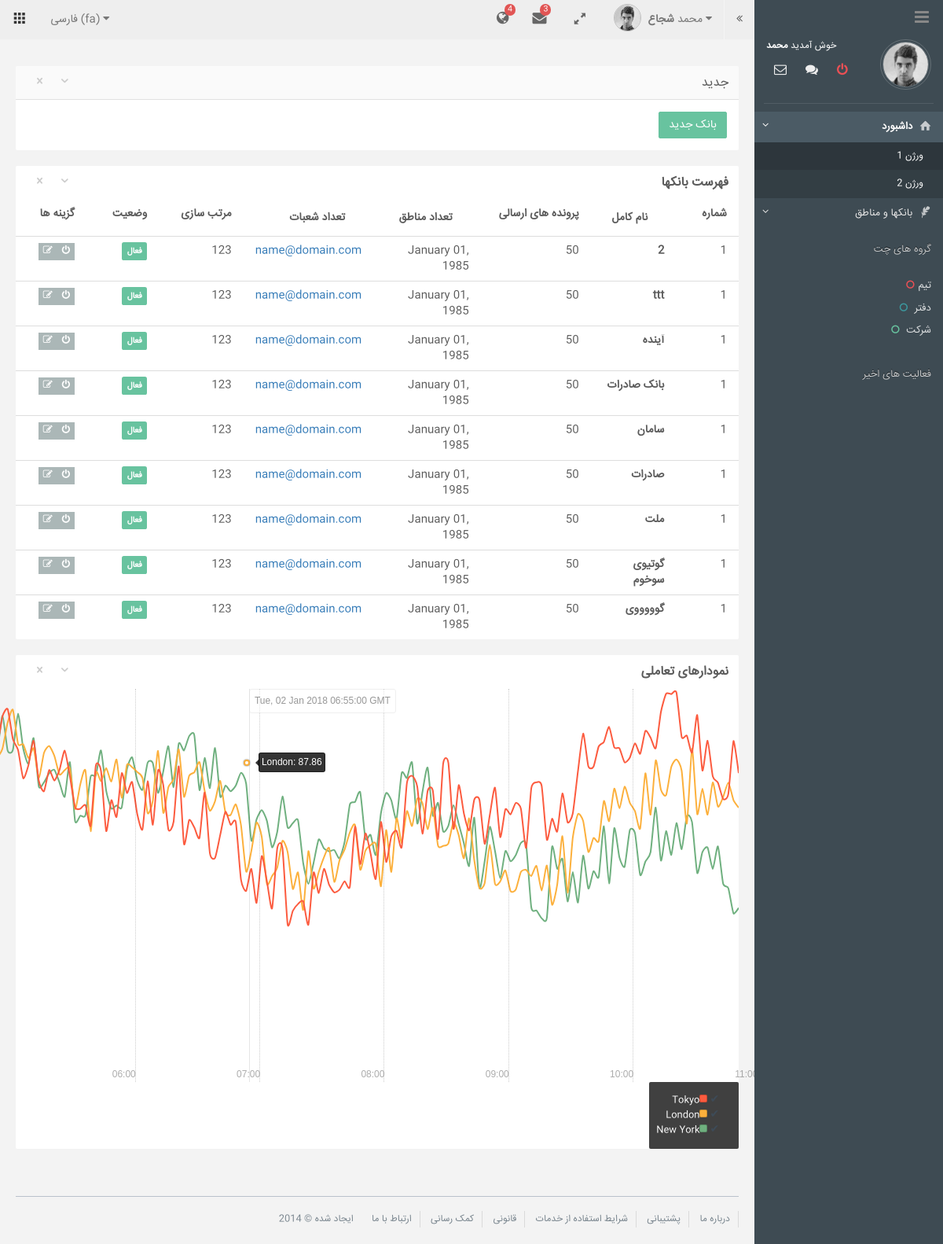
Before: /bank/ with the older database file.
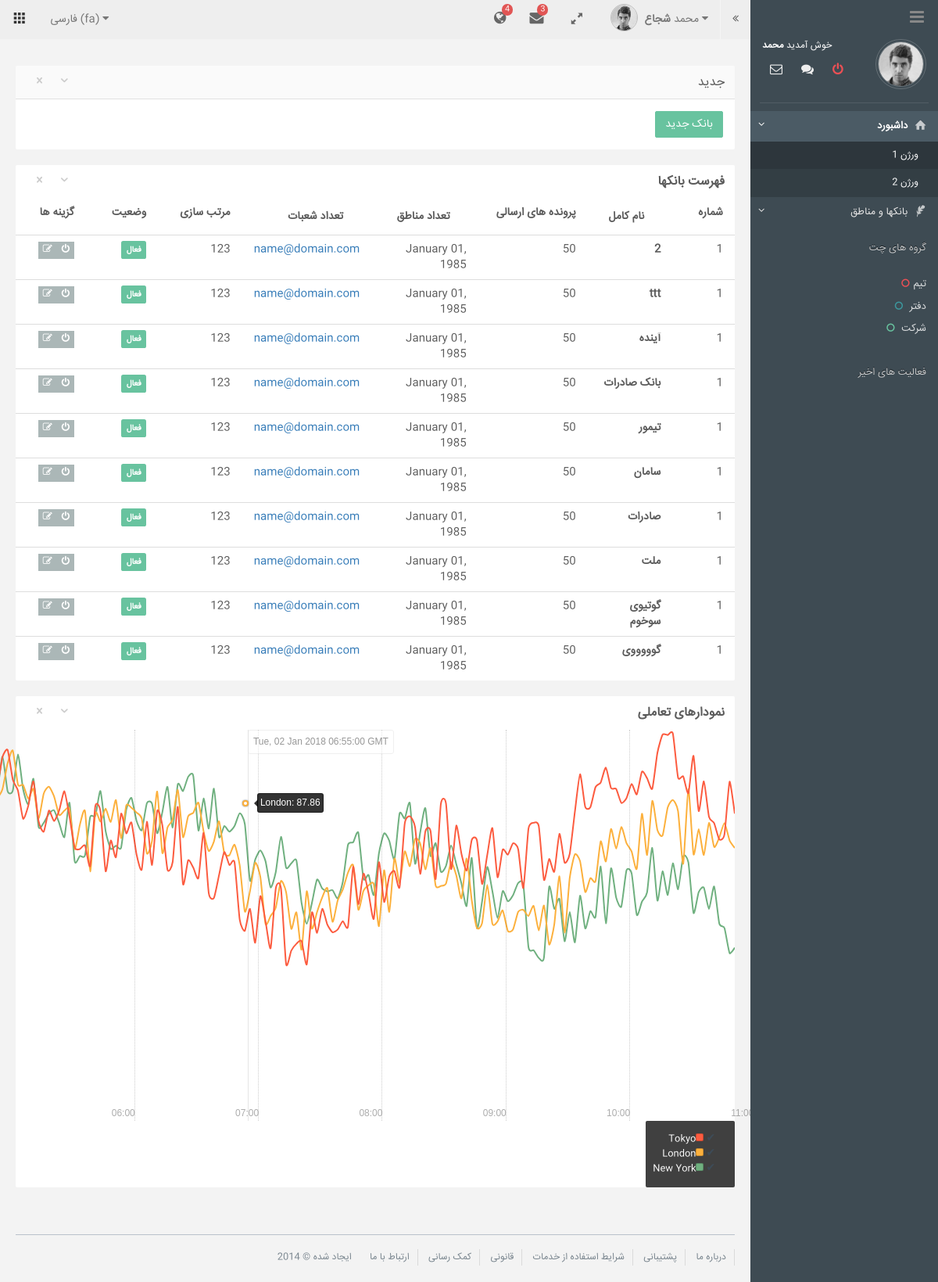
After: the same page with the newer database file.
### bank/models.py (models this page shows)
@python_2_unicode_compatible
class Bank(Base):
    name = models.CharField(_('bank name'), max_length=100, unique=True)
    class Meta:
        ordering = ['name']
        verbose_name = _('bank')
        verbose_name_plural = _('banks')
        db_table = 'banks'
    def __str__(self):
        return self.name

### bank/views.py (the view)
def bank_list(request):
    banks = Bank.objects.all()
    return render(request, 'bank/bank/list.html', {'banks': banks})

### bank/templates/bank/bank/list.html (shortened to what the changed rows need)
{% extends 'bank/base.html' %}
{% block content %}
    <ul>
        {% if banks %}
            <div class="row">
                <div class="col-md-12 portlets ui-sortable">
						<div class="widget">
							<div class="widget-header">
								<h2>جدید</h2>
								<div class="additional-btn">
									<a href="#" class="widget-toggle"><i class="icon-down-open-2"></i></a>
									<a href="#" class="widget-close"><i class="icon-cancel-3"></i></a>
								</div>
							</div>
							<div class="widget-content padding" style="display: block;">
								<a href="{% url "bank:new_bank" %}" class="btn btn-success">بانک جدید</a>
							</div>
						</div>
					</div>
            </div>
            <div class="row">
					<div class="col-md-12">
						<div class="widget">
							<div class="widget-header transparent">
								<h2><strong>فهرست بانکها</strong> </h2>
								<div class="additional-btn">
									<a href="#" class="widget-toggle"><i class="icon-down-open-2"></i></a>
									<a href="#" class="widget-close"><i class="icon-cancel-3"></i></a>
								</div>
							</div>
							<div class="widget-content">
								<div class="table-responsive">
									<table data-sortable="" class="table" data-sortable-initialized="true">
										<thead>
											<tr>
												<th>شماره</th>
												<th>نام کامل</th>
												<th>پرونده های ارسالی</th>
												<th>تعداد مناطق</th>
												<th>تعداد شعبات</th>
												<th data-sortable="false">مرتب سازی</th>
												<th>وضعیت</th>
												<th data-sortable="false">گزینه ها</th>
											</tr>
										</thead>
										<tbody>
                                            {% for bank in banks %}
                                                <tr>
                                                    <td>1</td>
                                                    <td><strong>{{ bank }}</strong></td>
                                                    <td>50</td><td>January 01, 1985</td><td><a href="mailto:#">name@domain.com</a></td>
                                                    <td>123</td><td><span class="label label-success">فعال</span></td>
                                                    <td>
                                                        <div class="btn-group btn-group-xs">
                                                            <a data-toggle="tooltip" title="خاموش" class="btn btn-default"><i class="fa fa-power-off"></i></a>
                                                            <a href="{% url "bank:edit_bank" bank.id %}" data-toggle="tooltip" title="ویرایش" class="btn btn-default"><i class="fa fa-edit"></i></a>
                                                        </div>
                                                    </td>
                                                </tr>
                                            {% endfor %}
										</tbody>
									</table>
								</div>
							</div>
						</div>
					</div>
				</div>
            <div class="row">
					<div class="col-md-12 portlets ui-sortable">
						<div class="widget">
							<div class="widget-header transparent">
								<h2><strong>نمودارهای تعاملی</strong></h2>
								<div class="additional-btn">
									<a href="#" class="widget-toggle"><i class="icon-down-open-2"></i></a>
									<a href="#" class="widget-close"><i class="icon-cancel-3"></i></a>
								</div>
							</div>
							<div class="widget-content">
								<div id="chart-5" class="rickshaw_graph"><div class="detail" style="left: 296.879px;"><div class="x_label left">Tue, 02 Jan 2018 06:55:00 GMT</div><div class="item active left" style="top: 93.2613px;">London:&nbsp;87.86</div><div class="dot active" style="top: 93.2613px; border-color: rgb(252, 176, 60);"></div></div><div class="x_tick plain" style="left: 151.738px;"><div class="title">06:00</div></div><div class="x_tick plain" style="left: 310.074px;"><div class="title">07:00</div></div><div class="x_tick plain" style="left: 468.409px;"><div class="title">08:00</div></div><div class="x_tick plain" style="left: 626.745px;"><div class="title">09:00</div></div><div class="x_tick plain" style="left: 785.081px;"><div class="title">10:00</div></div><div class="x_tick plain" style="left: 943.416px;"><div class="title">11:00</div></div></div>
								<div id="legend_container">
									<div id="legend" class="rickshaw_legend"><ul class="ui-sortable"><li class="line"><a class="action">✔</a><div class="swatch" style="background-color: rgb(252, 91, 63);"></div><span class="label">Tokyo</span></li><li class="line"><a class="action">✔</a><div class="swatch" style="background-color: rgb(252, 176, 60);"></div><span class="label">London</span></li><li class="line"><a class="action">✔</a><div class="swatch" style="background-color: rgb(111, 176, 127);"></div><span class="label">New York</span></li></ul></div>
								</div>
							</div>
						</div>
					</div>
				</div>
        {% endif %}
    </ul>
{% endblock %}

Changed rows visible on the page:
added Bank: name "تیمور"
